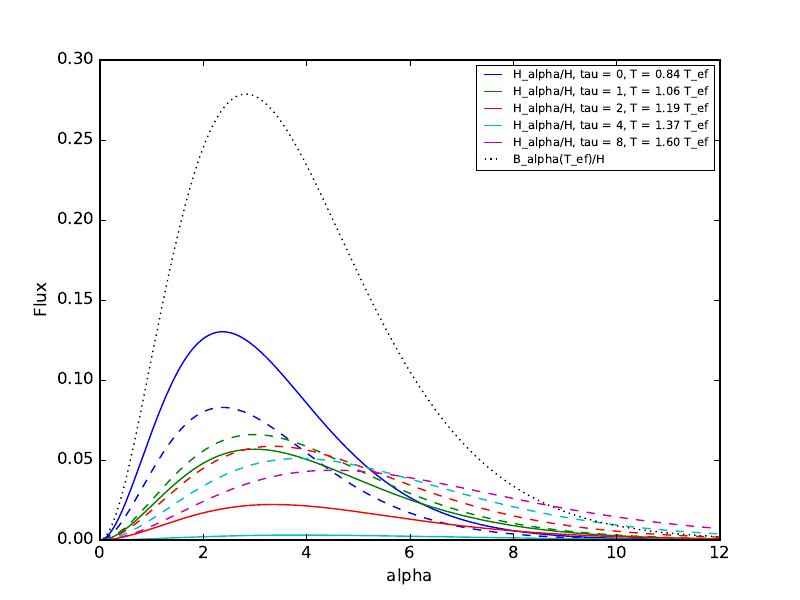

Recreate this plot in Python.
import numpy as np
from numpy import exp, pi
from scipy.special import expn
from scipy.integrate import romberg, quad
import matplotlib.pyplot as plt

def p(tau):
    return (4.0 / (3.0*tau + 2.0))**0.25

CONSTANT = 0.308
CONSTANT = 4.0 * pi * 1.3806503e-16**4 / (
    6.62606876e-27**3 * 2.99792458e10**2 * 5.6703e-5)
def planck(alpha, tau):
    return (0.5*CONSTANT/pi) * alpha**3 * p(tau)**4 / (exp(alpha*p(tau)) - 1.0)

def planck_H(alpha, tau):
    return (2.0*CONSTANT/pi) * alpha**3 / (exp(alpha*p(tau)) - 1.0)

def milne_integrand(t, alpha, tau):
    return expn(2, abs(t - tau)) / (exp(alpha*p(tau)) - 1.0)

def downward(alpha, tau, integrand=milne_integrand):
    result, error = quad(integrand, 0.0, tau, args=(alpha, tau))
    return result

def upward(alpha, tau, integrand=milne_integrand):
    result, error = quad(integrand, tau, np.infty, args=(alpha, tau))
    return result

def flux(alpha, tau):
    result = upward(alpha, tau)
    if tau > 0.0:
        result -= downward(alpha, tau)
    result *= CONSTANT * alpha**3
    return result

def schwarz_integrand(t, alpha, tau):
    return expn(1, abs(t - tau)) / (exp(alpha*p(tau)) - 1.0)

def meanJ(alpha, tau):
    result = upward(alpha, tau, integrand=schwarz_integrand)
    if tau > 0.0:
        # Plus sign here, unlike for the flux 
        result += downward(alpha, tau, integrand=schwarz_integrand)
    result *= CONSTANT * alpha**3
    return result

def find_fluxes(alphas, tau):
    fluxes = []
    for alpha in alphas:
        fluxes.append(flux(alpha, tau))
    return np.array(fluxes)

def make_graph():
    alpha_pts = np.linspace(0.0, 12.0, 200)
    for tau, color in zip([0.0, 1.0, 2.0, 4.0, 8.0], "bgrcm"):
        T = 1./p(tau)
        flux_pts = find_fluxes(alpha_pts, tau)
        m = np.isfinite(flux_pts)
        flux_bolo = np.trapz(flux_pts[m], alpha_pts[m])
        plank_bolo = np.trapz(planck(alpha_pts[m], tau), alpha_pts[m])
        print('tau = {:.1f} T = {:.2f} F = {:.5f} B = {:.5f}'.format(tau, T, flux_bolo, plank_bolo))
        plt.plot(alpha_pts, flux_pts, "-" + color, 
                 label="H_alpha/H, tau = {}, T = {:.2f} T_ef".format(int(tau), T))
        plt.plot(alpha_pts, planck(alpha_pts, tau), "--" + color)
    plt.plot(alpha_pts, planck_H(alpha_pts, 2./3.), ":k",
             label="B_alpha(T_ef)/H")
    plt.legend(fontsize="x-small")
    plt.xlabel("alpha")
    plt.ylabel("Flux")
    plt.savefig("fluxes.pdf")

if __name__ == "__main__":
    make_graph()
